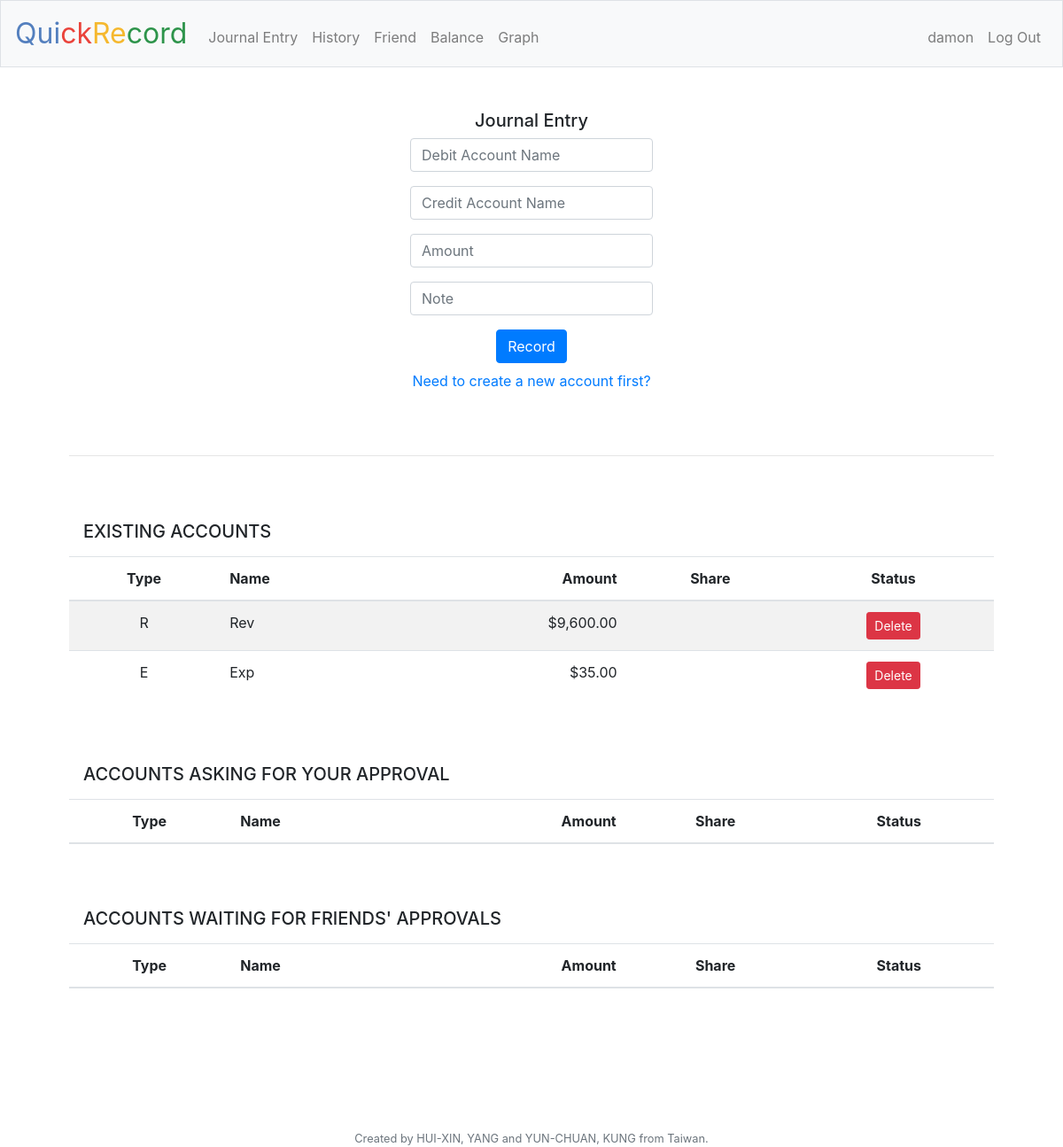
The app's page /journalentry (signed in), older data.
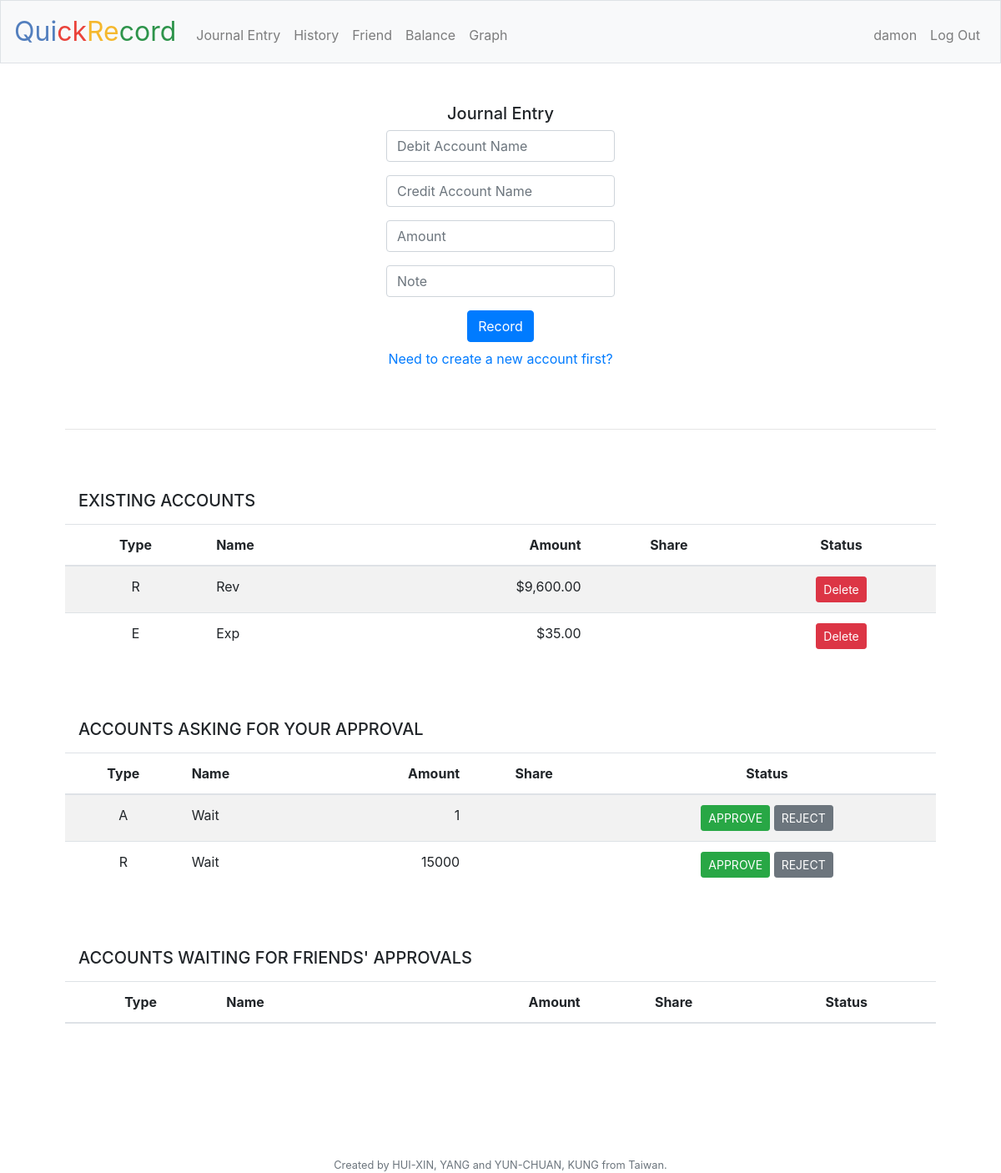
The same page, newer data.
### tables this page shows
CREATE TABLE accounts (
    id integer primary KEY,
    user_id integer not null,
    type text not null,
    name text not null,
    share text,
    sharestatus text,
    shareaccountid integer,
    note text,
    initial numeric default 0,
    amount numeric default 0,
    asker_id integer,
    FOREIGN KEY(user_id) REFERENCES users(id)
);

### application.py (the view)
@app.route("/journalentry", methods=["GET", "POST"])
@login_required
def journalentry():
    if request.method == "POST":
        find_missing_errors = is_provided("debit") or is_provided("credit") or is_provided("amount")
        if find_missing_errors:
            return find_missing_errors
        elif not request.form.get("amount").isdigit():
            return apology("invalid amount, please enter 0-9")
        debit = request.form.get("debit")
        credit = request.form.get("credit")
        amount = int(request.form.get("amount"))
        note = request.form.get("note")
        delete = False # 與delete共用同一個功能update account
        updateaccount(debit, credit, amount, note, delete) # 與delete共用同一個功能update account
        return redirect("/history")
    else: # GET
        A_balances, L_balances, R_balances, E_balances, balance, profit = allaccounts_ge0()
        wait_approvalaccounts  = db.execute("""SELECT *
                                       FROM accounts
                                       WHERE user_id=:user_id and sharestatus=:sharestatus""",
                                       user_id=session["user_id"], # 請求對方授權的會計科目
                                       sharestatus="Waiting for approval")
        ask_approvalaccounts  = db.execute("""SELECT *
                                       FROM accounts
                                       WHERE user_id=:user_id and sharestatus=:sharestatus and asker_id!=:user_id""",
                                       user_id=session["user_id"], # 要求本人授權的會計科目
                                       sharestatus="Fill the info")
        print("\n")
        print("------列印出所有要求本人授權的會計科目------")
        for ask_approvalaccount in ask_approvalaccounts:
            print(ask_approvalaccount)
        print("\n")
        print("------列印出所有請求對方授權的會計科目------")
        for wait_approvalaccount in wait_approvalaccounts:
            print(wait_approvalaccount)
        return render_template("journalentry.html", A_balances=A_balances, L_balances=L_balances, R_balances=R_balances, E_balances=E_balances, balance=balance, profit=profit, ask_approvalaccounts=ask_approvalaccounts, wait_approvalaccounts=wait_approvalaccounts)

### application.py (called while the page is built)
@app.after_request
def after_request(response):
    response.headers["Cache-Control"] = "no-cache, no-store, must-revalidate"
    response.headers["Expires"] = 0
    response.headers["Pragma"] = "no-cache"
    return response

@login_required
def allaccounts_ge0():
    noshare="None"
    share="Shared"
    pending="Waiting for approval"
    rows = db.execute("""
        SELECT *
        FROM accounts
        WHERE user_id=:user_id and (sharestatus=:noshare or sharestatus=:share or sharestatus=:pending)
        GROUP by name
        HAVING amount >=0;
    """, user_id=session["user_id"], noshare=noshare, share=share, pending=pending)
    A_balances, L_balances, R_balances, E_balances, balance, profit = accountformat(rows)
    return (A_balances, L_balances, R_balances, E_balances, balance, profit)

### helpers.py (called while the page is built, shortened)
def login_required(f):
    @wraps(f)
    def decorated_function(*args, **kwargs):
        if session.get("user_id") is None:
            return redirect("/login")
        return f(*args, **kwargs)
    return decorated_function

def usd(value):
    return f"${value:,.2f}"

### templates/journalentry.html (shortened to what the changed rows need)
{% extends "layout.html" %}
{% block main %}
    <form action="/deleteaccount" method="post">
        <br></br>
        <br></br>
        <div>
            <table class="table table-striped">
                <thead>
                    <tr>
                        <th>Type</th>
                        <th id="name">Name</th>
                        <th id="amount">Amount</th>
                        <th>Share</th>
                        <th>Status</th>
                    </tr>
                </thead>
                <tbody>
                    {% for R_balance in R_balances %}
                    <tr>
                        <td>{{R_balance["type"]}}</td>
                        <td id="name">{{R_balance["name"]}}</td>
                        <td id="amount">{{R_balance["amount"]}}</td>
                        <td>{{R_balance["share"]}}</td>
                        <td>
                            <button name = "delete" value = "{{R_balance["id"]}}" type="submit" class="btn btn-danger btn-sm">Delete</button>
                        </td>
                    </tr>
                    {% endfor %}
                    {% for E_balance in E_balances %}
                    <tr>
                        <td>{{E_balance["type"]}}</td>
                        <td id="name">{{E_balance["name"]}}</td>
                        <td id="amount" class="currency">{{E_balance["amount"]}}</td>
                        <td>{{E_balance["share"]}}</td>
                        <td>
                            <button name = "delete" value = "{{E_balance["id"]}}" type="submit" class="btn btn-danger btn-sm">Delete</button>
                        </td>
                    </tr>
                    {% endfor %}
                </tbody>
            </table>
        </div>
    </form>
    <br></br>
        <div>
            <table class="table table-striped">
                <thead>
                    <tr>
                        <th>Type</th>
                        <th id="name">Name</th>
                        <th id="amount">Amount</th>
                        <th>Share</th>
                        <th>Status</th>
                    </tr>
                </thead>
                <tbody>
                    {% for ask_approvalaccount in ask_approvalaccounts %}
                    <tr>
                        <td>{{ask_approvalaccount["type"]}}</td>
                        <td id="name">{{ask_approvalaccount["name"]}}</td>
                        <td id="amount">{{ask_approvalaccount["amount"]}}</td>
                        <td>{{ask_approvalaccount["username"]}}</td>
                        <td>
                            <form action="/approveornot" method="post">
                                <button name = "approve" value = "{{ask_approvalaccount}}" type="submit" class="btn btn-success btn-sm">APPROVE</button>
                                <button name = "reject" value = "{{ask_approvalaccount}}" type="submit" class="btn btn-secondary btn-sm">REJECT</button>
                            </form>
                        </td>
                    </tr>
                    {% endfor %}
                </tbody>
            </table>
        </div>
    <br></br>
    <form action="/deleteaccount" method="post">
        <div>
            <table class="table table-striped">
                <thead>
                    <tr>
                        <th>Type</th>
                        <th id="name">Name</th>
                        <th id="amount">Amount</th>
                        <th>Share</th>
                        <th>Status</th>
                    </tr>
                </thead>
            </table>
        </div>
    </form>
{% endblock %}

Row changes from the older to the newer data that the page shows:
added accounts: type "A", name "Wait", amount "1", shown under "ACCOUNTS ASKING FOR YOUR APPROVAL"
added accounts: type "R", name "Wait", amount "15000", shown under "ACCOUNTS ASKING FOR YOUR APPROVAL"
